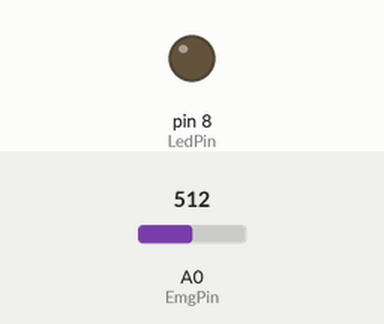
This sketch was run on a simulated Arduino Uno, built with avr-gcc and run on an emulated ATmega328P. On the bench: output pins drawn as LEDs (lit = HIGH). Inputs (shaded band) come from the test bench; at power-on: A0 (EmgPin) = 512.

Above: at 1.2 s.
1.3 s: A0 (EmgPin) set to 546
2.8 s: A0 (EmgPin) set to 569
At 4.0 s:
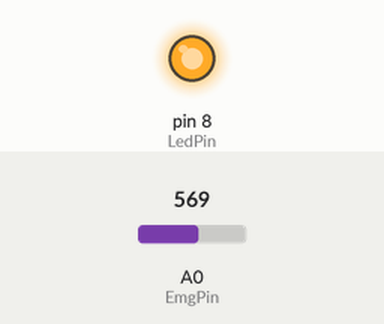
4.3 s: A0 (EmgPin) set to 511
At 5.5 s:
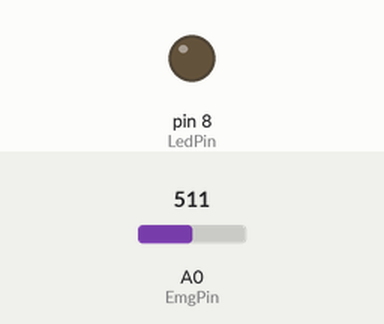
5.8 s: A0 (EmgPin) set to 465
7.3 s: A0 (EmgPin) set to 436
At 8.1 s:
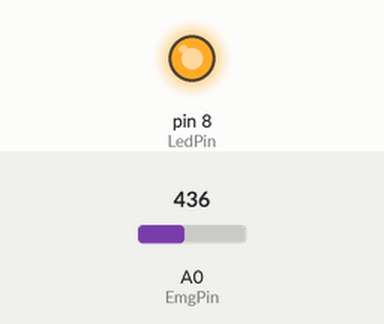
Timing chart, 0 to 9.8 s (numbered marks = the images above; inputs shaded):
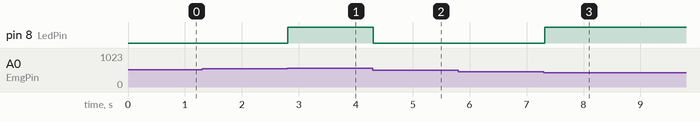

Measured:
- the behaviour switches between 560 and 561 on A0 (EmgPin) (found by bisection; images 0 and 1)
- the behaviour switches between 450 and 449 on A0 (EmgPin) (found by bisection; images 2 and 3)
- after the input at 1.3 s, every drawn part: stays the same
- after the input at 2.8 s, pin 8 (LedPin): LOW → HIGH at once
- after the input at 4.3 s, pin 8 (LedPin): HIGH → LOW at once
- after the input at 5.8 s, every drawn part: stays the same
- after the input at 7.3 s, pin 8 (LedPin): LOW → HIGH at once

The sketch:

EMG_Buzzer_Test.ino
```cpp
// Standalone presentation test. Only the live EMG input and LED are used.
constexpr uint8_t EmgPin = A0;
constexpr uint8_t LedPin = 8;
constexpr int EmgLow = 450;
constexpr int EmgHigh = 560;
constexpr unsigned long SamplePeriodMs = 50;

void setup() {
  pinMode(LedPin, OUTPUT);
  digitalWrite(LedPin, LOW);
}

void loop() {
  // Sample the EMG at 20 Hz, as in the presentation sketch.
  const int emg = analogRead(EmgPin);

  // Light the LED outside the inclusive 450-560 range.
  const bool outsideRange = emg < EmgLow || emg > EmgHigh;
  digitalWrite(LedPin, outsideRange ? HIGH : LOW);
  delay(SamplePeriodMs);
}
```
